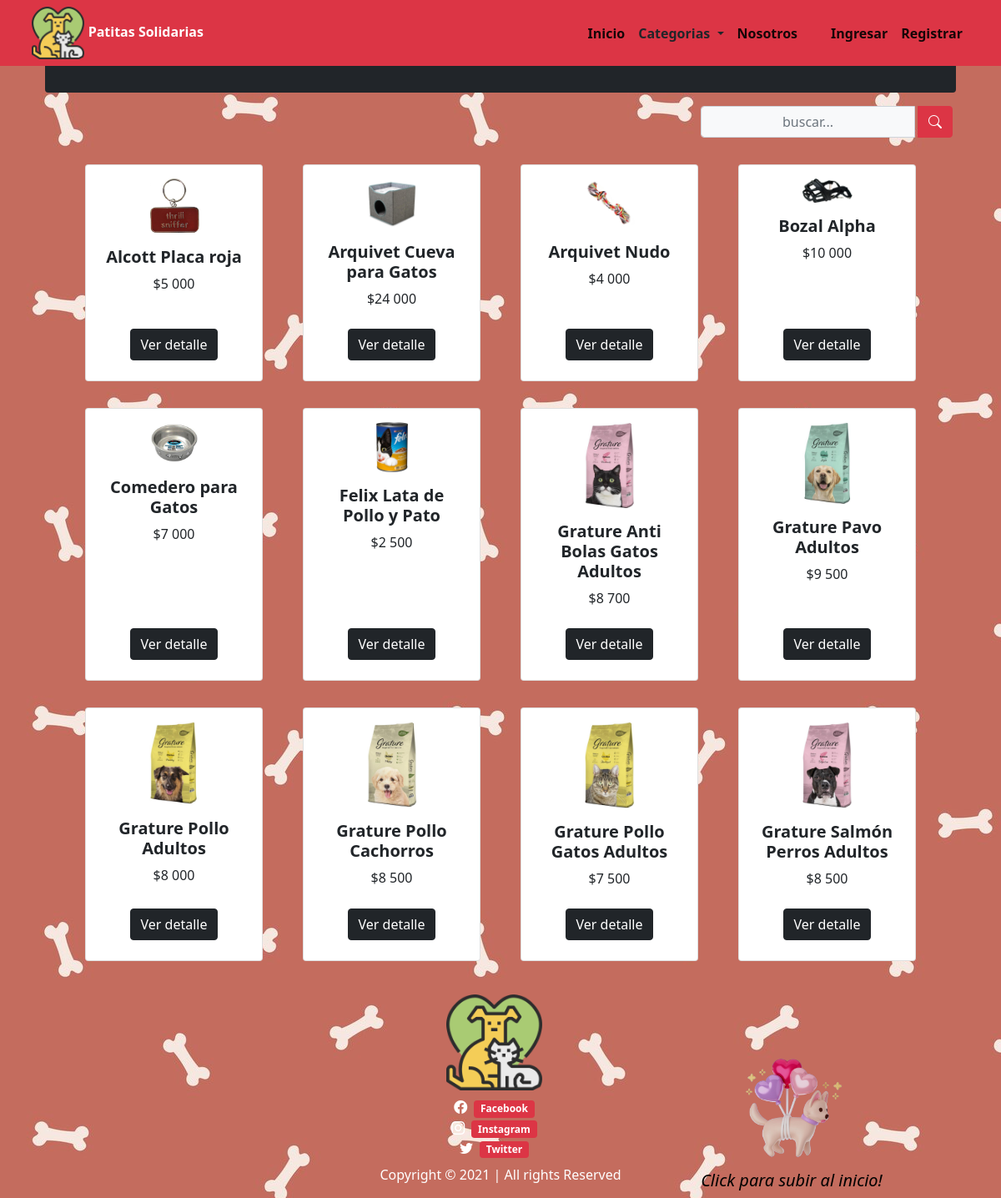
The page / on the database its author committed.
### tiendita/models.py (models this page shows, shortened)
class Productos(models.Model):
    nombre = models.CharField(max_length=100)
    imagen = models.ImageField(upload_to='imgproductos/%Y/%m/%d', blank=True)
    descripcion = models.CharField(max_length=500)
    precio = models.IntegerField()
    stock = models.IntegerField(null=True, default=0)
    categoria = models.ForeignKey(Categorias, on_delete=models.PROTECT)
    oferta = models.BooleanField(default=False)
    class Meta:
        db_table = 'productos'
        verbose_name = 'Producto'
        verbose_name_plural = 'Productos'
        ordering = ['id']

### tiendita/views.py (the view)
# urls.py: path('', views.index, name='index'),
def index(request):
    busqueda = request.POST.get("buscador")
    product_list = Productos.objects.order_by('nombre')
    page = request.GET.get('page', 1)
    if busqueda:
        product_list = Productos.objects.filter(
            Q(nombre__icontains = busqueda) |
            Q(descripcion__icontains = busqueda)
        ).distinct()
    try:
        paginator = Paginator(product_list, 12)
        product_list = paginator.page(page)
    except:
        raise Http404
    data = {'entity': product_list,
            'paginator': paginator
    }
    return render(request, 'index.html', data)

### tiendita/context_processors.py (called while the page is built)
def extras(request):
	lista_categorias = Categorias.objects.all().order_by('nombre')
	return {'categorias':lista_categorias}

def importe_total_carro(request):
    total = 0
    if request.user.is_authenticated:
        if "carro" in request.session:
            for key, value in request.session["carro"].items():
                total = total + int(value["precio"])
    return {"importe_total_carro": total}

### templates/index.html (shortened to what this page needs)
{% extends "layouts/tienda.html" %} {% load static %} {% block content %}
<div class="min-vh-100 d-flex flex-colum pb-3">
    <div class="container">
        <header class="bg-dark py-3 rounded-bottom animate__animated animate__zoomIn animate__delay-0.3s">
        </header>
        <div class="pt-3">
            <form class="d-flex d-md-inlne-block form-inline justify-content-end" method="POST" action="">
                <div class="input-group">
                    <input type="text" class="form-control bg-light border-1 small text-center" name="buscador" placeholder="buscar..." value="{{ request.POST.buscador }}">
                    <div class="input-group-append">
                        <button class="btn btn-danger mx-1" type="submit">
                    <i class="bi bi-search bi-sm"></i>
                </button>
                    </div>
                </div>
            </form>
        </div>
        <section class="py-2">
            <div class="container px-4 px-lg-5 mt-2 animate__animated animate__fadeIn animate__delay-0.3s">
                <div class="row gx-4 gx-lg-5 row-cols-2 row-cols-md-3 row-cols-xl-4 justify-content-center">
                    {% if entity %} {% for producto in entity %}
                    <div class="col my-3">
                        <div class="card h-100 text-center py-3">
                            <img class="mx-auto d-block img-fluid" src="{{ producto.imagen.url }}" alt="producto" width="60px%" />
                            {% load humanize %}
                            <div class="card-body p-3">
                                <div class="text-center">
                                    <h5 class="fw-bolder">{{ producto.nombre }}</h5>
                                    ${{ producto.precio | intcomma }}
                                </div>
                            </div>
                            <div class="card-footer p-2 pt-2 border-top-0 bg-transparent">
                                <div class="text-center">
                                    <a class="btn btn-dark mt-auto" href="{% url 'tiendita:detalleproducto' producto.id %}">Ver detalle</a>
                                </div>
                            </div>
                        </div>
                    </div>
                    {% endfor %} {% else %}
                    <div class="text-center text-warning">
                        <h3> No se encontraron Productos!!</h3>
                    </div>
                    {% endif %}
                </div>
            </div>
        </section>
    </div>
</div>
{% endblock %}

### rows shown on the page
Productos: imagen (picture), nombre "Alcott Placa roja", precio "5 000"
Productos: imagen (picture), nombre "Arquivet Cueva para Gatos", precio "24 000"
Productos: imagen (picture), nombre "Arquivet Nudo", precio "4 000"
Productos: imagen (picture), nombre "Bozal Alpha", precio "10 000"
Productos: imagen (picture), nombre "Comedero para Gatos", precio "7 000"
Productos: imagen (picture), nombre "Felix Lata de Pollo y Pato", precio "2 500"
Productos: imagen (picture), nombre "Grature Anti Bolas Gatos Adultos", precio "8 700"
Productos: imagen (picture), nombre "Grature Pavo Adultos", precio "9 500"
Productos: imagen (picture), nombre "Grature Pollo Adultos", precio "8 000"
Productos: imagen (picture), nombre "Grature Pollo Cachorros", precio "8 500"
Productos: imagen (picture), nombre "Grature Pollo Gatos Adultos", precio "7 500"
Productos: imagen (picture), nombre "Grature Salmón Perros Adultos", precio "8 500"
